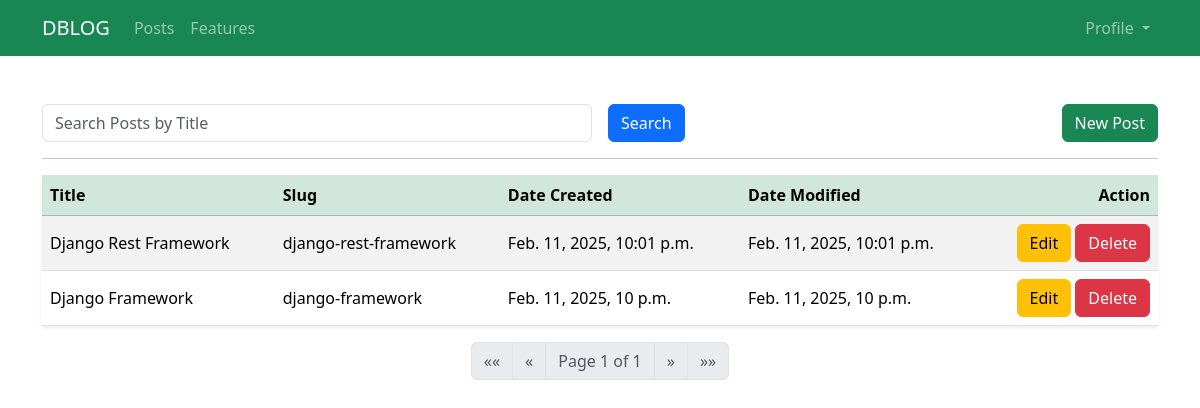
Before: /account/posts/ (signed in) with the older database file.
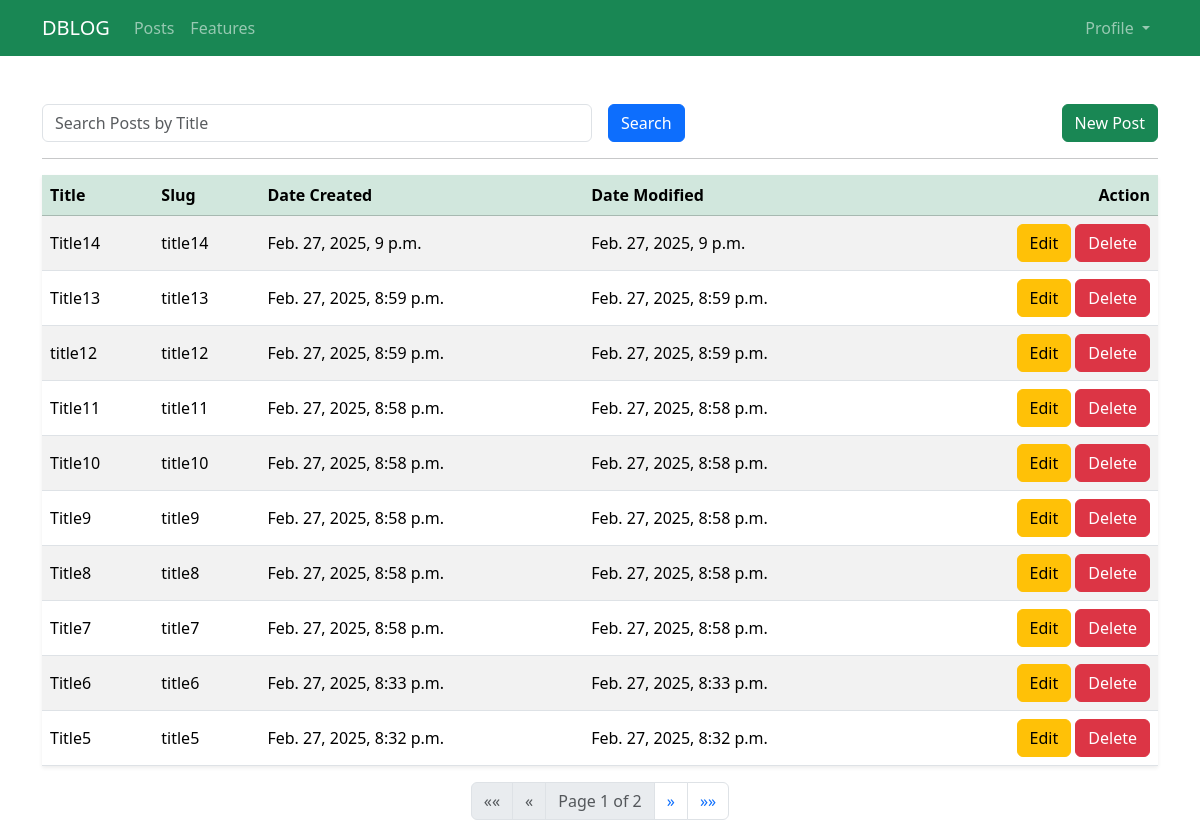
After: the same page with the newer database file.
### Blog/models.py (models this page shows, shortened)
class Post(models.Model):
    title = models.CharField(max_length=100, unique=True)
    slug = models.SlugField(max_length=256, unique=True)
    content = models.TextField()
    author = models.ForeignKey(User, on_delete=models.CASCADE)
    date_created = models.DateTimeField(auto_now_add=True)
    date_modified = models.DateTimeField(auto_now=True)
    class Meta:
        verbose_name = 'Post'
        verbose_name_plural = 'Posts'
        ordering = ['-date_created']

### Users/views.py (the view)
# urls.py: path('posts/', PostsView.as_view(), name='blog_posts'),
@method_decorator(login_required, name='dispatch')
class PostsView(View):
    template_name = 'users/posts.html'
    context = {'title': 'My Posts'}
    def get(self, request, *args, **kwargs):
        posts = Post.objects.filter(author=request.user)
        posts_filter = PostFilter(request.GET, queryset=posts)
        form = posts_filter.form
        posts = posts_filter.qs
        paginator = Paginator(posts, 10)
        page_number = request.GET.get("page")
        posts = paginator.get_page(page_number)
        self.context['posts'] = posts
        self.context['form'] = form
        return render(request=request, template_name=self.template_name, context=self.context)

### Users/templatetags/custom_tags.py (called while the page is built)
@register.simple_tag(takes_context=True)
def param_replace(context, **kwargs):
    d = context['request'].GET.copy()
    for k, v in kwargs.items():
        d[k] = v
    for k in [k for k, v in d.items() if not v]:
        del d[k]
    return d.urlencode()

### Users/templates/users/posts.html
{% extends 'blog/base.html' %}
{% load custom_tags %}
{% block content %}
<form class="row g-3 align-items-center" action="{% url 'users_posts' %}" method="get">
    <div class="col-md-6">
        {{ form.title }}
    </div>
    <div class="col-md-2">
        <button class="btn btn-primary" type="submit">Search</button>
    </div>
    <div class="col-md-4">
        <a class="btn btn-success float-end" href="{% url 'users_post_create' %}">New Post</a>
    </div>
</form>
<hr>
{% if posts %}
<table class="table table-striped bg-light shadow-sm align-middle">
    <thead class="table-success">
      <tr>
        <th scope="col">Title</th>
        <th scope="col">Slug</th>
        <th scope="col">Date Created</th>
        <th scope="col">Date Modified</th>
        <th class="text-end" scope="col">Action</th>
      </tr>
    </thead>
    <tbody>
      {% for post in posts %}
      <tr>
        <td>{{ post.title }}</td>
        <td>{{ post.slug }}</td>
        <td>{{ post.date_created }}</td>
        <td>{{ post.date_modified }}</td>
        <td class="text-end"><a class="btn btn-warning" href="{% url 'users_post_edit' post.slug  %}">Edit</a> <a class="btn btn-danger" href="{% url 'users_post_delete' post.slug %}">Delete</a></td>
      </tr>
      {% endfor %}
    </tbody>
</table>
<nav aria-label="Page navigation">
    <ul class="pagination justify-content-center">
    {% if posts.has_previous %}
        <li class="page-item">
            <a class="page-link" href="?{% param_replace page=1 %}" aria-label="First">
                <span aria-hidden="true">&laquo;&laquo;</span>
            </a>
        </li>
        <li class="page-item">
            <a class="page-link" href="?{% param_replace page=posts.previous_page_number %}" aria-label="Previous">
                <span aria-hidden="true">&laquo;</span>
            </a>
        </li>
    {% else %}
        <li class="page-item disabled">
            <span class="page-link">&laquo;&laquo;</span>
        </li>
        <li class="page-item disabled">
            <span class="page-link">&laquo;</span>
        </li>
    {% endif %}
        <li class="page-item disabled">
            <span class="page-link">Page {{ posts.number }} of {{ posts.paginator.num_pages }}</span>
        </li>
    {% if posts.has_next %}
        <li class="page-item">
            <a class="page-link" href="?{% param_replace page=posts.next_page_number %}" aria-label="Next">
                <span aria-hidden="true">&raquo;</span>
            </a>
        </li>
        <li class="page-item">
            <a class="page-link" href="?{% param_replace page=posts.paginator.num_pages %}" aria-label="Last">
                <span aria-hidden="true">&raquo;&raquo;</span>
            </a>
        </li>
    {% else %}
        <li class="page-item disabled">
            <span class="page-link">&raquo;</span>
        </li>
        <li class="page-item disabled">
            <span class="page-link">&raquo;&raquo;</span>
        </li>
    {% endif %}
    </ul>
</nav>
{% else %}
<p>No Posts Yet</p>
{% endif %}
{% endblock content %}

Changed rows visible on the page:
no longer on this page (row unchanged): Post: title "Django Rest Framework", slug "django-rest-framework", date_created "Feb. 11, 2025, 10:01 p.m.", date_modified "Feb. 11, 2025, 10:01 p.m."
no longer on this page (row unchanged): Post: title "Django Framework", slug "django-framework", date_created "Feb. 11, 2025, 10 p.m.", date_modified "Feb. 11, 2025, 10 p.m."
added Post: title "Title14", slug "title14", date_created "Feb. 27, 2025, 9 p.m.", date_modified "Feb. 27, 2025, 9 p.m."
added Post: title "Title13", slug "title13", date_created "Feb. 27, 2025, 8:59 p.m.", date_modified "Feb. 27, 2025, 8:59 p.m."
added Post: title "title12", slug "title12", date_created "Feb. 27, 2025, 8:59 p.m.", date_modified "Feb. 27, 2025, 8:59 p.m."
added Post: title "Title11", slug "title11", date_created "Feb. 27, 2025, 8:58 p.m.", date_modified "Feb. 27, 2025, 8:58 p.m."
added Post: title "Title10", slug "title10", date_created "Feb. 27, 2025, 8:58 p.m.", date_modified "Feb. 27, 2025, 8:58 p.m."
added Post: title "Title9", slug "title9", date_created "Feb. 27, 2025, 8:58 p.m.", date_modified "Feb. 27, 2025, 8:58 p.m."
added Post: title "Title8", slug "title8", date_created "Feb. 27, 2025, 8:58 p.m.", date_modified "Feb. 27, 2025, 8:58 p.m."
added Post: title "Title7", slug "title7", date_created "Feb. 27, 2025, 8:58 p.m.", date_modified "Feb. 27, 2025, 8:58 p.m."
added Post: title "Title6", slug "title6", date_created "Feb. 27, 2025, 8:33 p.m.", date_modified "Feb. 27, 2025, 8:33 p.m."
added Post: title "Title5", slug "title5", date_created "Feb. 27, 2025, 8:32 p.m.", date_modified "Feb. 27, 2025, 8:32 p.m."
Other visible differences:
{{ posts.paginator.num_pages }}: "1" → "2"
